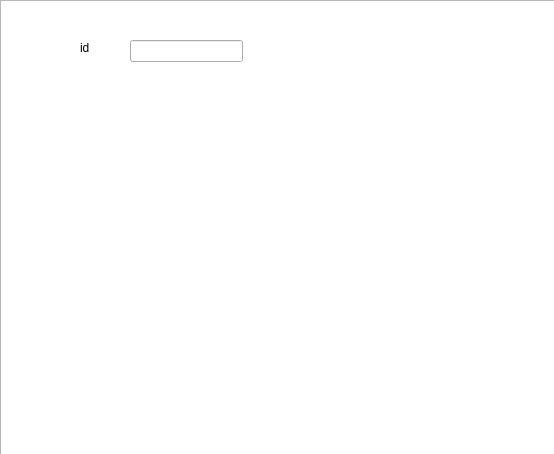
<?xml version="1.0" encoding="UTF-8"?>
<ui version="4.0">
 <class>Dialog1</class>
 <widget class="QDialog" name="Dialog1">
  <property name="geometry">
   <rect>
    <x>0</x>
    <y>0</y>
    <width>554</width>
    <height>454</height>
   </rect>
  </property>
  <property name="windowTitle">
   <string>Dialog</string>
  </property>
  <widget class="QTextEdit" name="textEdit">
   <property name="geometry">
    <rect>
     <x>0</x>
     <y>0</y>
     <width>581</width>
     <height>501</height>
    </rect>
   </property>
  </widget>
  <widget class="QLineEdit" name="lineEdit">
   <property name="geometry">
    <rect>
     <x>130</x>
     <y>40</y>
     <width>113</width>
     <height>22</height>
    </rect>
   </property>
  </widget>
  <widget class="QLabel" name="label">
   <property name="geometry">
    <rect>
     <x>80</x>
     <y>40</y>
     <width>56</width>
     <height>16</height>
    </rect>
   </property>
   <property name="text">
    <string>id </string>
   </property>
  </widget>
 </widget>
 <resources/>
 <connections/>
</ui>
